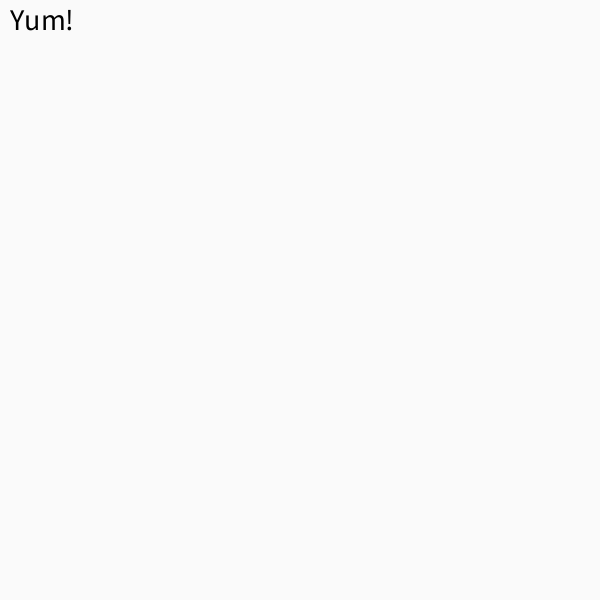
Frame 1 (no input)
Frame 60 (the mouse pressed at the canvas centre just before this capture): identical to frame 1, image omitted
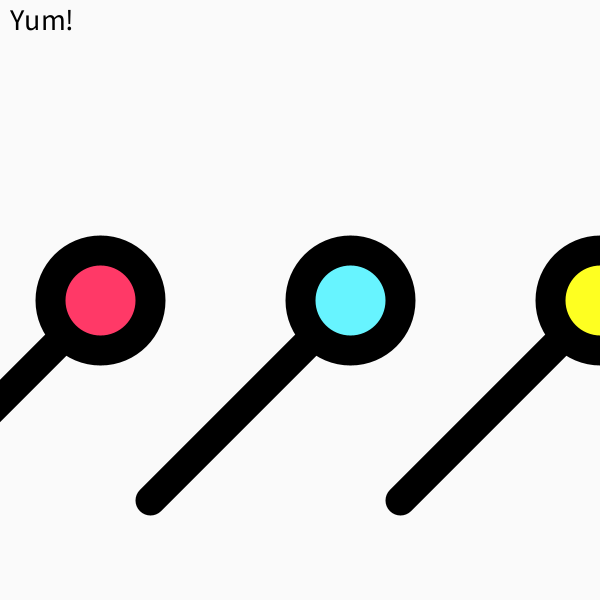
Frame 120 (the mouse held since frame 60 and released just before this capture)

The Processing sketch that drew these frames (run headless with seeded random() and noise(); from frame 60 on, the mouse is pressed at the canvas centre):

// Processing sketch: processing_118656
// ── processing_118656.pde

void setup() {
  size(600, 600);
  smooth();
  rectMode(CENTER);

}

void draw() {
  background(250, 250, 250);
  

  

  //blue lollipop
  pushMatrix();
    translate(50, 0);
    rotate(map(mouseX, 0, width, -2, 2));
    fill(255, 0, 0);
    line(width/2, height/2, 100, 500);
  popMatrix();
  
  strokeWeight(30);
  
  pushMatrix();
    rotate(map(mouseX, 0, width, -2, 2));
    translate(50, 0);
    fill(103, 244, 255);
    ellipse(width/2, height/2, 100, 100);
  popMatrix();
  
  //pink lollipop
   pushMatrix();
    translate(-200, 0);
    rotate(map(mouseX, 0, width, -2, 2));
    fill(255, 0, 0);
    line(width/2, height/2, 100, 500);
  popMatrix();
  
  strokeWeight(30);
  
  pushMatrix();
    rotate(map(mouseX, 0, width, -2, 2));
    translate(-200, 0);
    fill(255, 57, 103);
    ellipse(width/2, height/2, 100, 100);
  popMatrix();
  
  
  //yellow lollipop
   pushMatrix();
    translate(300, 0);
    rotate(map(mouseX, 0, width, -2, 2));
    fill(255, 0, 0);
    line(width/2, height/2, 100, 500);
  popMatrix();
  
  strokeWeight(30);
  
  pushMatrix();
    rotate(map(mouseX, 0, width, -2, 2));
    translate(300, 0);
    fill(254, 255, 33);
    ellipse(width/2, height/2, 100, 100);
  popMatrix();
  
  
    textSize(30);
    fill(0);
  text("Yum!", 10, 30);
  

}
